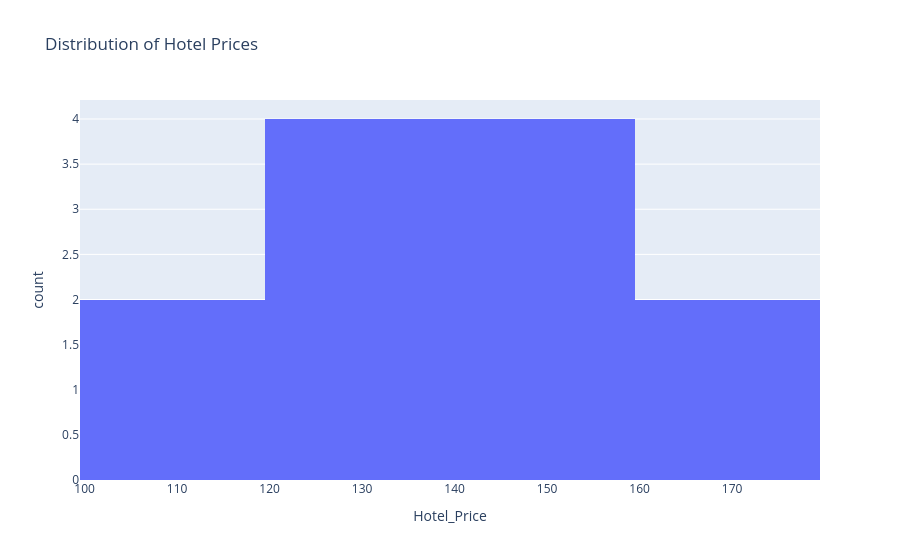

Write notebook code for a chart like this one.
### Markdown cell above
### Histogram

#### Concept

A **histogram** shows the frequency distribution of numerical data, making it useful for analyzing hotel pricing.

#### Distribution of Hotel Proces

### Code cell
fig = px.histogram(df, x = 'Hotel_Price', title = "Distribution of Hotel Prices")
fig.show()

### Figure 1 — Plotly figure (JSON) as saved in the notebook; plotly's stock layout.template omitted (floating-point values rounded to 4 significant figures)
{"data": [{"bingroup": "x", "hovertemplate": "Hotel_Price=%{x}<br>count=%{y}<extra></extra>", "legendgroup": "", "marker": {"color": "#636efa", "pattern": {"shape": ""}}, "name": "", "orientation": "v", "showlegend": false, "type": "histogram", "x": [100, 120, 130, 110, 140, 150, 160, 125, 135, 145, 155, 165], "xaxis": "x", "yaxis": "y"}], "layout": {"barmode": "relative", "legend": {"tracegroupgap": 0}, "title": {"text": "Distribution of Hotel Prices"}, "xaxis": {"anchor": "y", "domain": [0, 1], "title": {"text": "Hotel_Price"}}, "yaxis": {"anchor": "x", "domain": [0, 1], "title": {"text": "count"}}}}
